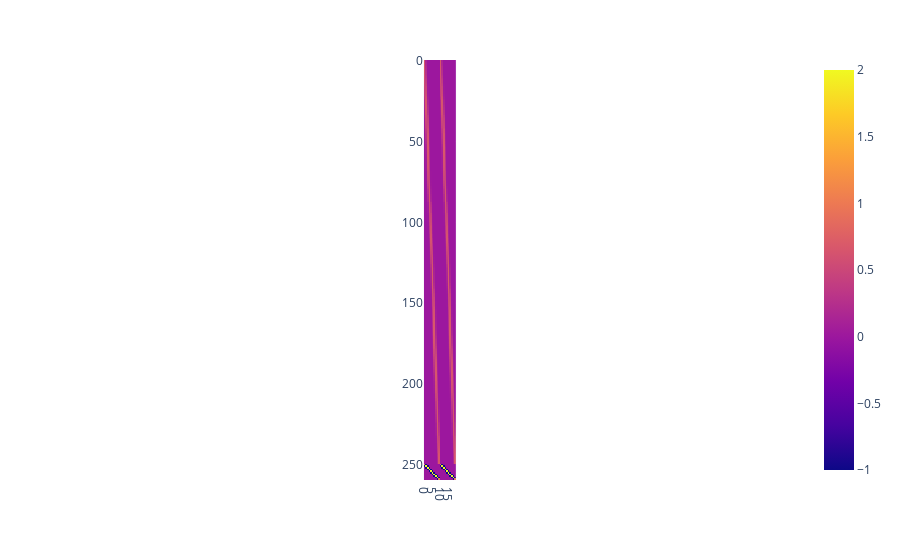

This figure's notebook cell:
### Code cell
pm = []

m = ( ('s(1)', 'dec', 10), ('s(2)', 'inc', 10) ) # ('s(3)', 'smooth', 1), ('s(4)', 'smooth', 1) )
M = Model(m)
M.create_basis(X=X_norm)

        

px.imshow(basis_with_penalty)
#pm = [np.zeros((10,10)) if smooth.penalty is "no" else smooth.penalty_matrix]

### Figure 1 — Plotly figure (JSON) as saved in the notebook; plotly's stock layout.template omitted (floating-point values rounded to 4 significant figures; data arrays with more than 128 entries replaced by an {"elided": "..."} marker saying what was removed)
{"data": [{"coloraxis": "coloraxis", "type": "heatmap", "z": {"elided": "260x20 float values"}}], "layout": {"coloraxis": {"colorscale": [[0, "#0d0887"], [0.1111, "#46039f"], [0.2222, "#7201a8"], [0.3333, "#9c179e"], [0.4444, "#bd3786"], [0.5556, "#d8576b"], [0.6667, "#ed7953"], [0.7778, "#fb9f3a"], [0.8889, "#fdca26"], [1, "#f0f921"]]}, "margin": {"t": 60}, "xaxis": {"constrain": "domain", "scaleanchor": "y"}, "yaxis": {"autorange": "reversed", "constrain": "domain"}}}
